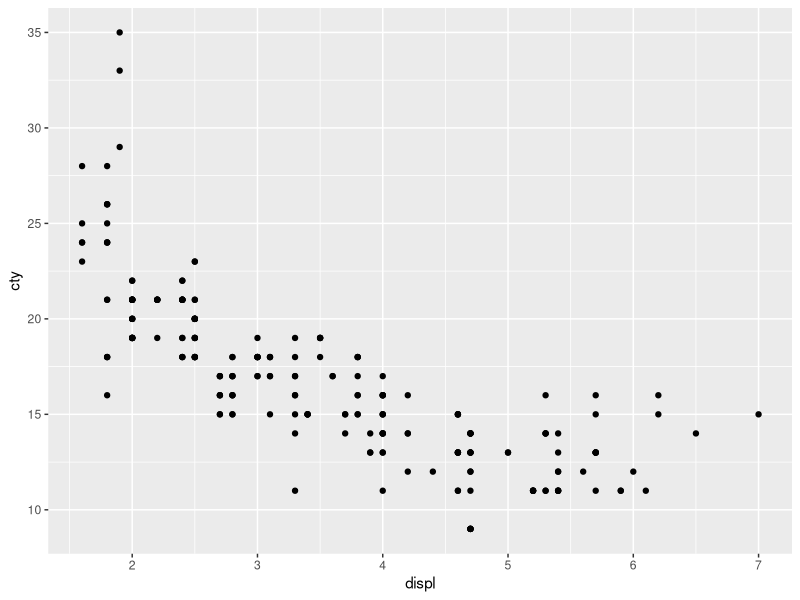
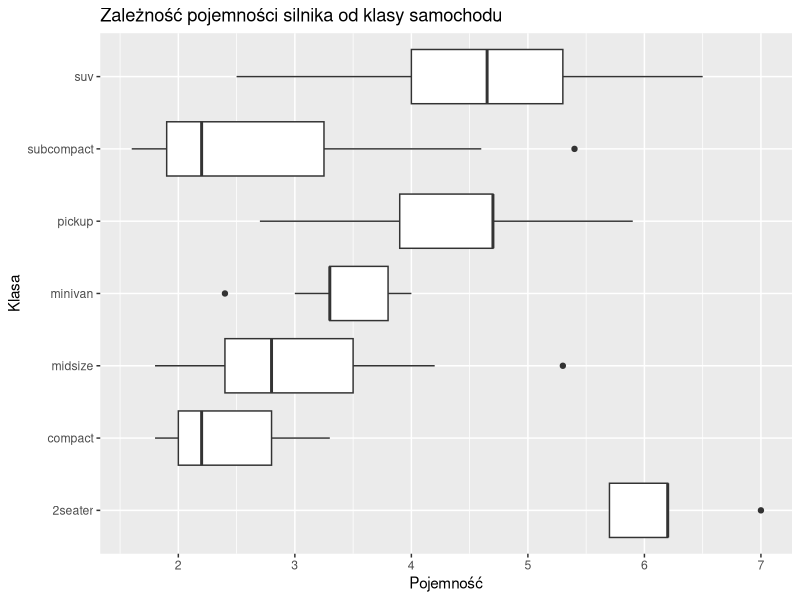

The R source for these figures, in order: (Note: this script raises an error after producing the figures.)
## ---- chunk 1
library(tidyverse)
ggplot (data = mpg) +
  geom_point (mapping = aes (x = displ, y = cty))


## ---- chunk 2
library(tidyverse)
ggplot (data = mpg, aes(x = class, y = displ)) +
  geom_boxplot() +
  coord_flip() +
  labs(title = "Zależność pojemności silnika od klasy samochodu", x = "Klasa", y = "Pojemność")
## ---- chunk 3
library(tidyverse)
sto_diam <- diamonds[sample(nrow(diamonds), 100)]
